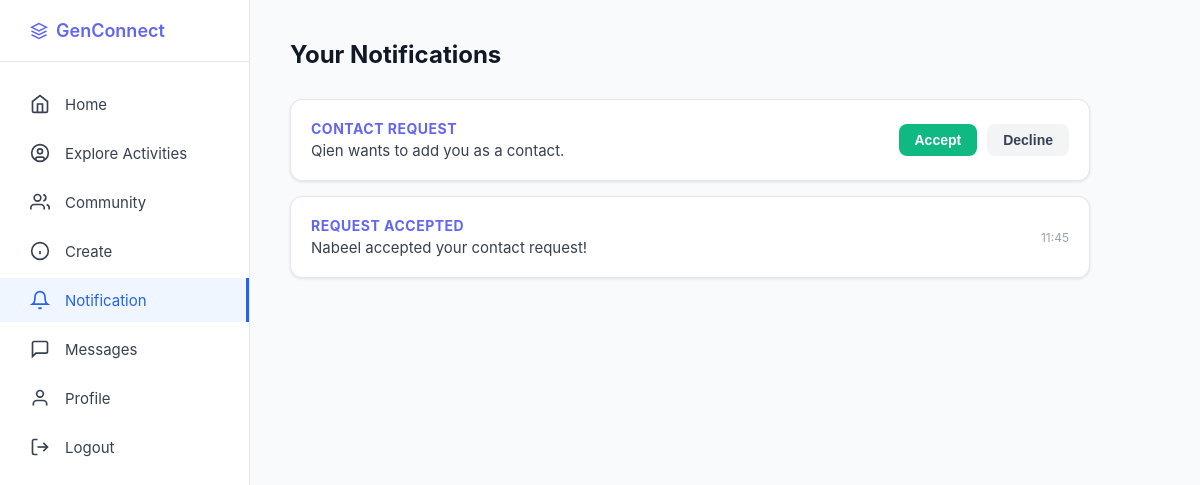
The app's page /notifications (signed in), older data.
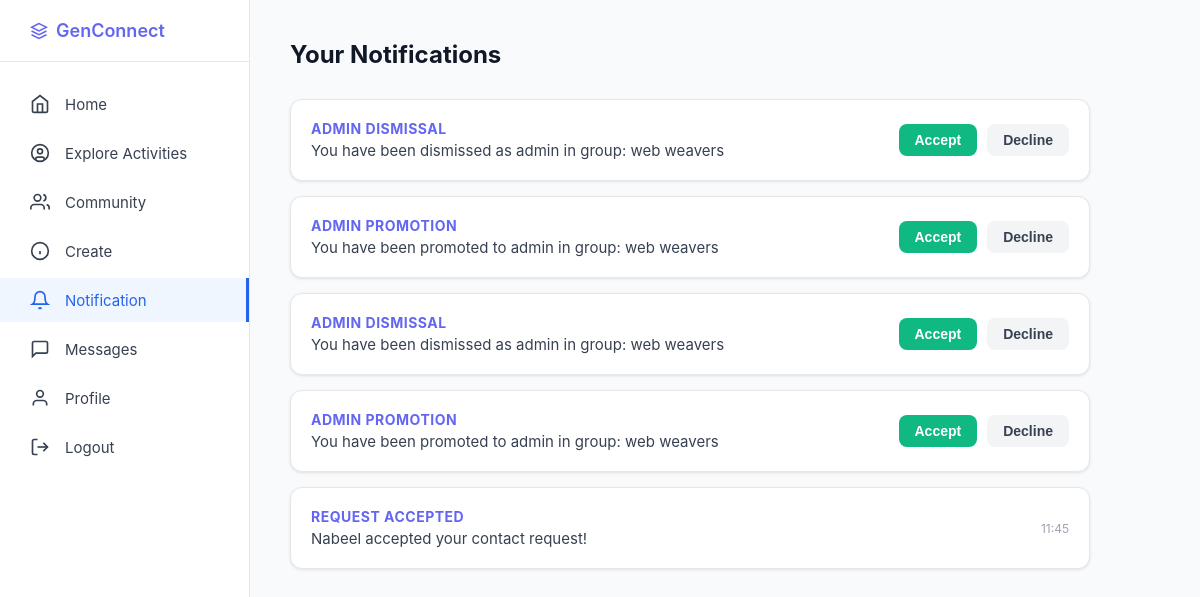
The same page, newer data.
### app.py (models this page shows)
class Notification(db.Model):
    __tablename__ = 'notifications'
    id = db.Column(db.Integer, primary_key=True)
    recipient_id = db.Column(db.Integer, db.ForeignKey('users.id'), nullable=False)
    sender_id = db.Column(db.Integer, db.ForeignKey('users.id'), nullable=False)
    type = db.Column(db.String(50))
    target_id = db.Column(db.Integer)
    message = db.Column(db.String(255))
    is_read = db.Column(db.Boolean, default=False)
    status = db.Column(db.String(20), default='pending')
    created_at = db.Column(db.DateTime, default=datetime.utcnow)

### app.py (the view)
@app.route('/notifications')
def notifications_page():
    if 'user_id' not in session: return redirect(url_for('login'))
    user_notifications = Notification.query.filter_by(recipient_id=session['user_id']).order_by(Notification.created_at.desc()).all()
    return render_template('notifications.html', notifications=user_notifications)

### templates/notifications.html (shortened to what this page needs)
<!DOCTYPE html>
<html lang="en">
<head>
</head>
<body>
<div class="container">
    <aside class="sidebar">
        <div class="sidebar-logo">
            <a href="/" class="logo">
                <svg viewBox="0 0 24 24" fill="none" stroke="currentColor" stroke-width="2">
                    <path d="M12 2L2 7l10 5 10-5-10-5z"/><path d="M2 17l10 5 10-5"/><path d="M2 12l10 5 10-5"/>
                </svg>
                <span>GenConnect</span>
            </a>
        </div>
        <ul class="sidebar-nav">
            <li><a href="/home"><svg viewBox="0 0 24 24" fill="none" stroke="currentColor" stroke-width="2"><path d="m3 9 9-7 9 7v11a2 2 0 0 1-2 2H5a2 2 0 0 1-2-2z"/><polyline points="9 22 9 12 15 12 15 22"/></svg><span>Home</span></a></li>
            <li><a href="#"><svg viewBox="0 0 24 24" fill="none" stroke="currentColor" stroke-width="2"><circle cx="12" cy="12" r="10"/><circle cx="12" cy="10" r="3"/><path d="M7 20.662V19a2 2 0 0 1 2-2h6a2 2 0 0 1 2 2v1.662"/></svg><span>Explore Activities</span></a></li>
            <li><a href="#"><svg viewBox="0 0 24 24" fill="none" stroke="currentColor" stroke-width="2"><path d="M17 21v-2a4 4 0 0 0-4-4H5a4 4 0 0 0-4 4v2"/><circle cx="9" cy="7" r="4"/><path d="M23 21v-2a4 4 0 0 0-3-3.87"/><path d="M16 3.13a4 4 0 0 1 0 7.75"/></svg><span>Community</span></a></li>
            <li><a href="#"><svg viewBox="0 0 24 24" fill="none" stroke="currentColor" stroke-width="2"><circle cx="12" cy="12" r="10"/><line x1="12" y1="16" x2="12" y2="12"/><line x1="12" y1="8" x2="12.01" y2="8"/></svg><span>Create</span></a></li>
            <li><a href="/notifications" class="active"><svg viewBox="0 0 24 24" fill="none" stroke="currentColor" stroke-width="2"><path d="M18 8A6 6 0 0 0 6 8c0 7-3 9-3 9h18s-3-2-3-9"/><path d="M13.73 21a2 2 0 0 1-3.46 0"/></svg><span>Notification</span></a></li>
            <li><a href="/messages"><svg viewBox="0 0 24 24" fill="none" stroke="currentColor" stroke-width="2"><path d="M21 15a2 2 0 0 1-2 2H7l-4 4V5a2 2 0 0 1 2-2h14a2 2 0 0 1 2 2z"/></svg><span>Messages</span></a></li>
            <li><a href="/profile"><svg viewBox="0 0 24 24" fill="none" stroke="currentColor" stroke-width="2"><path d="M20 21v-2a4 4 0 0 0-4-4H8a4 4 0 0 0-4 4v2"/><circle cx="12" cy="7" r="4"/></svg><span>Profile</span></a></li>
            <li><a href="/logout"><svg viewBox="0 0 24 24" fill="none" stroke="currentColor" stroke-width="2"><path d="M9 21H5a2 2 0 0 1-2-2V5a2 2 0 0 1 2-2h4"/><polyline points="16 17 21 12 16 7"/><line x1="21" y1="12" x2="9" y2="12"/></svg><span>Logout</span></a></li>
        </ul>
    </aside>
    <main class="main-content">
        <div class="page-header">
            <h2>Your Notifications</h2>
        </div>
        <div class="notif-list">
            {% for n in notifications if n.status == 'pending' or n.type in ['request_accepted', 'group_joined', 'request_rejected'] %}
            <div class="notif-card" id="notif-{{ n.id }}">
                <div class="notif-info">
                    <h4 class="{% if n.type == 'request_rejected' %}rejected{% endif %}">
                        {{ n.type.replace('_', ' ') }}
                    </h4>
                    <p>{{ n.message }}</p>
                </div>
                {% if n.status == 'pending' and n.type not in ['request_accepted', 'group_joined', 'request_rejected'] %}
                <div class="btn-group">
                    <button class="btn accept-btn" data-id="{{ n.id }}" onclick="respondToInvite(this, 'accept')">Accept</button>
                    <button class="btn reject-btn" data-id="{{ n.id }}" onclick="respondToInvite(this, 'reject')">Decline</button>
                </div>
                {% else %}
                <div style="font-size: 12px; color: #9ca3af;">{{ n.created_at.strftime('%H:%M') }}</div>
                {% endif %}
            </div>
            {% else %}
            <div class="empty-state">
                <p>No new notifications at the moment.</p>
            </div>
            {% endfor %}
        </div>
    </main>
</div>
</body>
</html>

Row changes from the older to the newer data that the page shows:
no longer on this page (row edited): Notification: type.replace "CONTACT REQUEST", message "Qien wants to add you as a contact."
added Notification: type.replace "ADMIN DISMISSAL", message "You have been dismissed as admin in group: web weavers"
added Notification: type.replace "ADMIN PROMOTION", message "You have been promoted to admin in group: web weavers"
added Notification: type.replace "ADMIN DISMISSAL", message "You have been dismissed as admin in group: web weavers"
added Notification: type.replace "ADMIN PROMOTION", message "You have been promoted to admin in group: web weavers"
